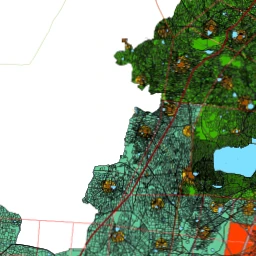
#> input picture tiles_dp2021/11/1435/888.webp, 256 x 256 px
$ python -i dp_benchmark.py   (imports and definitions only)
#> lines starting #> are read from the running program, lines starting #| are printed output that depends on the picture
"""Benchmark plan-to-satellite alignment at fixed points (townplanmap comparison).

Input: work/benchmark/ours/<slug>_sat.png and <slug>_plan.png, captured from
the viewer at the same centre and zoom (see work/benchmark/points.json).
For each pair the plan's paper-white road corridors and the satellite's grey
road surface are masked, and the shift that best overlays them is found by
gradient-orientation correlation. The shift is how far the plan sits from
today's ground - plan age plus georeference, not georeference alone.

References: OSM roads (<slug>_osm.png), Esri Wayback Oct 2021 imagery
(<slug>_sat2021.png, the plan's era) and current imagery (<slug>_sat.png).

Output: work/benchmark/ours_offsets.json
"""
import argparse, glob, json, math, os
import numpy as np
from PIL import Image, ImageDraw

ROOT = os.path.dirname(os.path.dirname(os.path.abspath(__file__)))
BENCH = os.path.join(ROOT, "work", "benchmark")


def plan_mask(a):
    return a.min(axis=2) > 150


# [20 lines left out: functions sat_mask, xcorr_shift, not called in this run]


def orient(gray, sigma=1.5):
    """Doubled-angle gradient field: edge direction without edge polarity.

    A plan road is a light band on colour; a real road can be darker or
    lighter than what is beside it. Squaring the unit gradient maps both
    polarities of the same edge to the same value, so the two can be
    correlated. Magnitude is kept (square-rooted) so strong edges count more
    than texture noise.
    """
    from scipy import ndimage
    g = ndimage.gaussian_filter(gray.astype(np.float64), sigma)
    gx = ndimage.sobel(g, 1)
    gy = ndimage.sobel(g, 0)
    z = gx + 1j * gy
    mag = np.abs(z)
    mag[mag == 0] = 1
    return z ** 2 / mag ** 1.5


# [42 lines left out: functions goc_shift, _peak, self_test, osm_mask, not called in this run]


def gray(a):
    return a.astype(np.float64) @ [0.299, 0.587, 0.114]


def load(slug, kind):
    f = os.path.join(BENCH, "ours", f"{slug}_{kind}.png")
    return np.asarray(Image.open(f).convert("RGB")) if os.path.exists(f) else None


# reference name -> (capture suffix, feature builder for the reference image)
REFS = {
    "osm": ("osm", lambda a: orient(osm_mask(a) * 255.0)),
    "sat2021": ("sat2021", lambda a: orient(gray(a))),
    "sat_now": ("sat", lambda a: orient(gray(a))),
}


# [69 lines left out: functions summarise, main, not called in this run]


# [2 lines not run here, left out]

>>> import cv2
>>> picture = cv2.imread('../tiles_dp2021/11/1435/888.webp', cv2.IMREAD_GRAYSCALE)
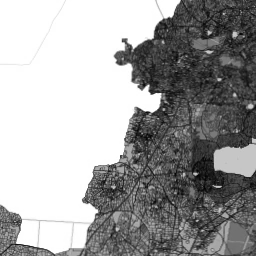
#> picture: shape (256, 256); min 2, max 255, mean 161.4
>>> result = orient(picture)
#> in orient, `g = ndimage.gaussian_filter(gray.astype(np.float64), sigma)`:
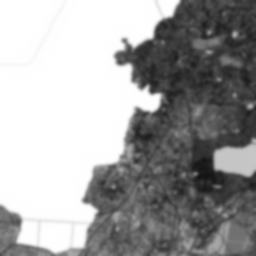
#> g: shape (256, 256) float64; min 18.74, max 255, mean 161.4
#> in orient, `gx = ndimage.sobel(g, 1)`:
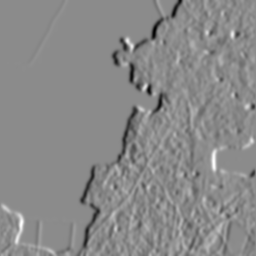
#> gx: shape (256, 256) float64; min -385.1, max 318.2, mean -4.5; drawn with min black and max white
#> in orient, `gy = ndimage.sobel(g, 0)`:
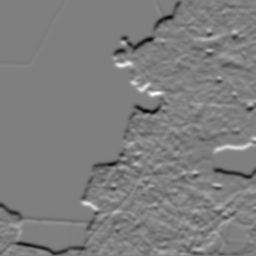
#> gy: shape (256, 256) float64; min -385.2, max 385.6, mean -2.7; drawn with min black and max white
#> in orient, `mag = np.abs(z)`:
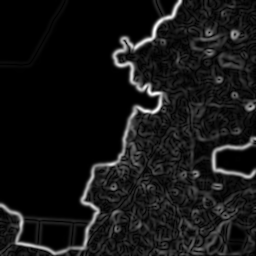
#> mag: shape (256, 256) float64; min 0, max 394.2, mean 33.7; drawn with min black and max white
